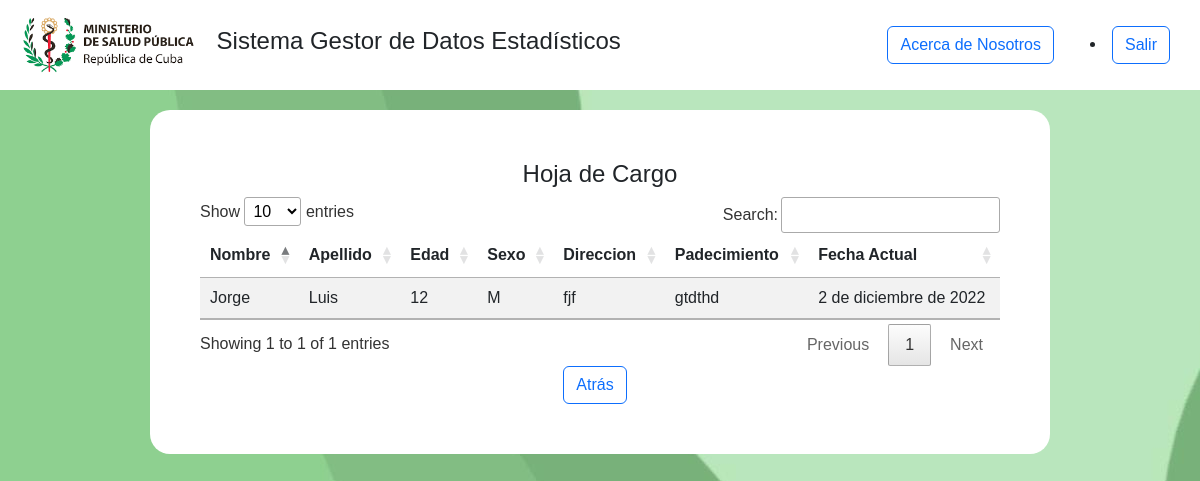
The page /Mostrar/ (signed in) on the database its author committed.
### app/models.py (models this page shows, shortened)
class HojaCargo(models.Model):
    nombre=models.CharField(_("Nombre"), max_length=50)
    apellido=models.CharField(_("Apellidos"), max_length=50)
    edad=models.IntegerField(_("Edad"),max_length=3)
    sexo=models.CharField(_("Sexo"), max_length=1, choices=SEXO_CHOICES)
    direccion=models.CharField(_("Direccion"), max_length=50)
    padecimientos=models.CharField(_("Padecimientos"), max_length=50)
    fecha=models.DateField(_("FechaActual"), auto_now=True )
    class Meta:
        verbose_name = _("hoja de cargo")
        verbose_name_plural = _("hojas de cargo")

### app/views.py (the view)
# urls.py: path("Mostrar/", HojaDeCargoListarView.as_view(), name="Mostrar"),
class HojaDeCargoListarView(LoginRequiredMixin, PermissionRequiredMixin,ListView):
    template_name = "mostrar.html"
    model = HojaCargo
    permission_required = 'app.view_user'

### app/templates/mostrar.html (shortened to what this page needs)
{% extends 'base.html' %}
{% load static %}
{% block content %}
{% include 'header.html' %}
<div class="contenedor">
    <h4 style="text-align: center;">Hoja de Cargo</h4>
<table id="example" class="table table-striped " style="width:100%">
    <thead>
        <tr>
            <th>Nombre</th>
            <th>Apellido</th>
            <th>Edad</th>
            <th>Sexo</th>
            <th>Direccion</th>
            <th>Padecimiento</th>
            <th>Fecha Actual</th>
        </tr>
    </thead>
    <tbody>
        {% for hojacargo in object_list %}
            <tr>
                <td>{{hojacargo.nombre}}</td>
                <td>{{hojacargo.apellido}}</td>
                <td>{{hojacargo.edad}}</td>
                <td>{{hojacargo.sexo}}</td>
                <td>{{hojacargo.direccion}}</td>
                <td>{{hojacargo.padecimientos}}</td>
                <td>{{hojacargo.fecha}}</td>
            </tr>
        {% endfor %}
    </tbody>
</table>
<div class="hcbutton">
    <a href="{% url 'hojadecargo' %}"><button type="button" class="btn btn-outline-primary">Atrás</button></a>
  </div>
</div>
{% endblock%}

### app/static/css/estilo.css (style rules this page uses)
* { font-family: Arial, Helvetica, sans-serif; }
a { text-decoration: none; color: black; }
.contenedor { padding: 50px; margin: 150px; margin-top: 20px; padding-left: 50px; padding-right: 50px; margin-bottom: 20px; background-color: white; border-radius: 20px; }
.hcbutton { margin-right: 10px; text-align: center; }

### rows shown on the page
HojaCargo: nombre "Jorge", apellido "Luis", edad "12", sexo "M", direccion "fjf", padecimientos "gtdthd", fecha "2 de diciembre de 2022"
